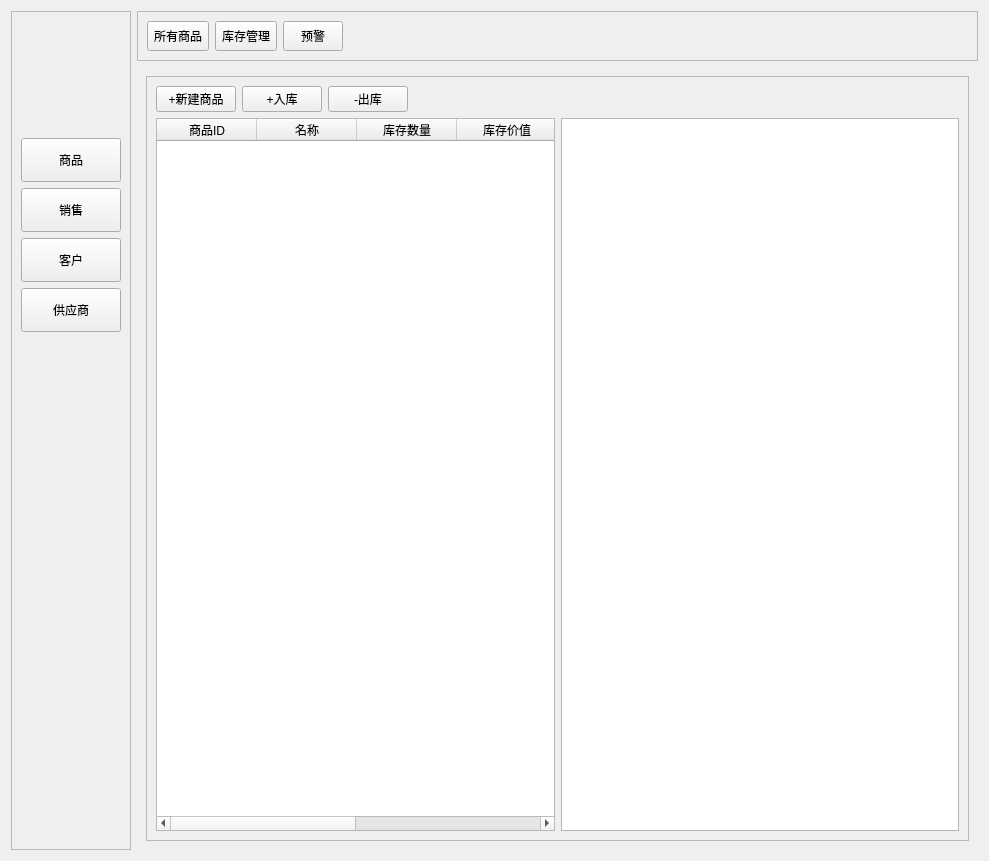
<?xml version="1.0" encoding="UTF-8"?>
<ui version="4.0">
 <class>Form</class>
 <widget class="QWidget" name="Form">
  <property name="geometry">
   <rect>
    <x>0</x>
    <y>0</y>
    <width>989</width>
    <height>861</height>
   </rect>
  </property>
  <property name="windowTitle">
   <string>Form</string>
  </property>
  <layout class="QHBoxLayout" name="horizontalLayout_10">
   <item>
    <widget class="QFrame" name="frame">
     <property name="frameShape">
      <enum>QFrame::StyledPanel</enum>
     </property>
     <property name="frameShadow">
      <enum>QFrame::Raised</enum>
     </property>
     <layout class="QVBoxLayout" name="verticalLayout">
      <item>
       <spacer name="verticalSpacer_2">
        <property name="orientation">
         <enum>Qt::Vertical</enum>
        </property>
        <property name="sizeType">
         <enum>QSizePolicy::Minimum</enum>
        </property>
        <property name="sizeHint" stdset="0">
         <size>
          <width>17</width>
          <height>117</height>
         </size>
        </property>
       </spacer>
      </item>
      <item>
       <widget class="QToolButton" name="toolButton">
        <property name="minimumSize">
         <size>
          <width>100</width>
          <height>44</height>
         </size>
        </property>
        <property name="text">
         <string>商品</string>
        </property>
       </widget>
      </item>
      <item>
       <widget class="QToolButton" name="toolButton_2">
        <property name="minimumSize">
         <size>
          <width>100</width>
          <height>44</height>
         </size>
        </property>
        <property name="text">
         <string>销售</string>
        </property>
       </widget>
      </item>
      <item>
       <widget class="QToolButton" name="toolButton_3">
        <property name="minimumSize">
         <size>
          <width>100</width>
          <height>44</height>
         </size>
        </property>
        <property name="text">
         <string>客户</string>
        </property>
       </widget>
      </item>
      <item>
       <widget class="QToolButton" name="toolButton_4">
        <property name="minimumSize">
         <size>
          <width>100</width>
          <height>44</height>
         </size>
        </property>
        <property name="text">
         <string>供应商</string>
        </property>
       </widget>
      </item>
      <item>
       <spacer name="verticalSpacer">
        <property name="orientation">
         <enum>Qt::Vertical</enum>
        </property>
        <property name="sizeHint" stdset="0">
         <size>
          <width>17</width>
          <height>494</height>
         </size>
        </property>
       </spacer>
      </item>
     </layout>
    </widget>
   </item>
   <item>
    <layout class="QVBoxLayout" name="verticalLayout_4">
     <item>
      <widget class="QFrame" name="frame_4">
       <property name="frameShape">
        <enum>QFrame::StyledPanel</enum>
       </property>
       <property name="frameShadow">
        <enum>QFrame::Raised</enum>
       </property>
       <layout class="QHBoxLayout" name="horizontalLayout_3">
        <item>
         <layout class="QHBoxLayout" name="horizontalLayout_12">
          <item>
           <widget class="QToolButton" name="toolButton_17">
            <property name="minimumSize">
             <size>
              <width>60</width>
              <height>30</height>
             </size>
            </property>
            <property name="text">
             <string>所有商品</string>
            </property>
           </widget>
          </item>
          <item>
           <widget class="QToolButton" name="toolButton_18">
            <property name="minimumSize">
             <size>
              <width>60</width>
              <height>30</height>
             </size>
            </property>
            <property name="text">
             <string>库存管理</string>
            </property>
           </widget>
          </item>
          <item>
           <widget class="QToolButton" name="toolButton_19">
            <property name="minimumSize">
             <size>
              <width>60</width>
              <height>30</height>
             </size>
            </property>
            <property name="text">
             <string>预警</string>
            </property>
           </widget>
          </item>
          <item>
           <spacer name="horizontalSpacer_9">
            <property name="orientation">
             <enum>Qt::Horizontal</enum>
            </property>
            <property name="sizeHint" stdset="0">
             <size>
              <width>40</width>
              <height>20</height>
             </size>
            </property>
           </spacer>
          </item>
         </layout>
        </item>
       </layout>
      </widget>
     </item>
     <item>
      <widget class="QStackedWidget" name="stackedWidget">
       <property name="cursor">
        <cursorShape>ArrowCursor</cursorShape>
       </property>
       <property name="currentIndex">
        <number>0</number>
       </property>
       <widget class="QWidget" name="page_5">
        <layout class="QVBoxLayout" name="verticalLayout_5">
         <item>
          <widget class="QFrame" name="frame_3">
           <property name="frameShape">
            <enum>QFrame::StyledPanel</enum>
           </property>
           <property name="frameShadow">
            <enum>QFrame::Raised</enum>
           </property>
           <layout class="QVBoxLayout" name="verticalLayout_2">
            <item>
             <layout class="QHBoxLayout" name="horizontalLayout_11">
              <item>
               <widget class="QPushButton" name="pushButton_7">
                <property name="text">
                 <string>+新建商品</string>
                </property>
               </widget>
              </item>
              <item>
               <widget class="QPushButton" name="pushButton_8">
                <property name="text">
                 <string>+入库</string>
                </property>
               </widget>
              </item>
              <item>
               <widget class="QPushButton" name="pushButton_9">
                <property name="text">
                 <string>-出库</string>
                </property>
               </widget>
              </item>
              <item>
               <spacer name="horizontalSpacer_6">
                <property name="orientation">
                 <enum>Qt::Horizontal</enum>
                </property>
                <property name="sizeHint" stdset="0">
                 <size>
                  <width>40</width>
                  <height>20</height>
                 </size>
                </property>
               </spacer>
              </item>
             </layout>
            </item>
            <item>
             <layout class="QHBoxLayout" name="horizontalLayout_8">
              <item>
               <widget class="QTableWidget" name="tableWidget_11">
                <column>
                 <property name="text">
                  <string>商品ID</string>
                 </property>
                </column>
                <column>
                 <property name="text">
                  <string>名称</string>
                 </property>
                </column>
                <column>
                 <property name="text">
                  <string>库存数量</string>
                 </property>
                </column>
                <column>
                 <property name="text">
                  <string>库存价值</string>
                 </property>
                </column>
                <column>
                 <property name="text">
                  <string>已售数量</string>
                 </property>
                </column>
                <column>
                 <property name="text">
                  <string>已售金额</string>
                 </property>
                </column>
               </widget>
              </item>
              <item>
               <widget class="QTableWidget" name="tableWidget_12"/>
              </item>
             </layout>
            </item>
           </layout>
          </widget>
         </item>
        </layout>
       </widget>
       <widget class="QWidget" name="page_6">
        <layout class="QHBoxLayout" name="horizontalLayout_9">
         <item>
          <widget class="QFrame" name="frame_2">
           <property name="frameShape">
            <enum>QFrame::StyledPanel</enum>
           </property>
           <property name="frameShadow">
            <enum>QFrame::Raised</enum>
           </property>
           <layout class="QVBoxLayout" name="verticalLayout_3">
            <item>
             <layout class="QHBoxLayout" name="horizontalLayout_13">
              <item>
               <widget class="QPushButton" name="pushButton_10">
                <property name="text">
                 <string>PushButton</string>
                </property>
               </widget>
              </item>
              <item>
               <widget class="QPushButton" name="pushButton_11">
                <property name="text">
                 <string>PushButton</string>
                </property>
               </widget>
              </item>
              <item>
               <widget class="QPushButton" name="pushButton_12">
                <property name="text">
                 <string>PushButton</string>
                </property>
               </widget>
              </item>
              <item>
               <spacer name="horizontalSpacer_7">
                <property name="orientation">
                 <enum>Qt::Horizontal</enum>
                </property>
                <property name="sizeHint" stdset="0">
                 <size>
                  <width>40</width>
                  <height>20</height>
                 </size>
                </property>
               </spacer>
              </item>
             </layout>
            </item>
            <item>
             <layout class="QHBoxLayout" name="horizontalLayout_15">
              <item>
               <widget class="QTableWidget" name="tableWidget_13">
                <column>
                 <property name="text">
                  <string>商品ID</string>
                 </property>
                </column>
                <column>
                 <property name="text">
                  <string>名称</string>
                 </property>
                </column>
                <column>
                 <property name="text">
                  <string>库存数量</string>
                 </property>
                </column>
                <column>
                 <property name="text">
                  <string>库存价值</string>
                 </property>
                </column>
                <column>
                 <property name="text">
                  <string>已售数量</string>
                 </property>
                </column>
                <column>
                 <property name="text">
                  <string>已售金额</string>
                 </property>
                </column>
               </widget>
              </item>
              <item>
               <widget class="QTableWidget" name="tableWidget_14"/>
              </item>
             </layout>
            </item>
           </layout>
          </widget>
         </item>
        </layout>
       </widget>
      </widget>
     </item>
    </layout>
   </item>
  </layout>
 </widget>
 <resources/>
 <connections/>
</ui>
